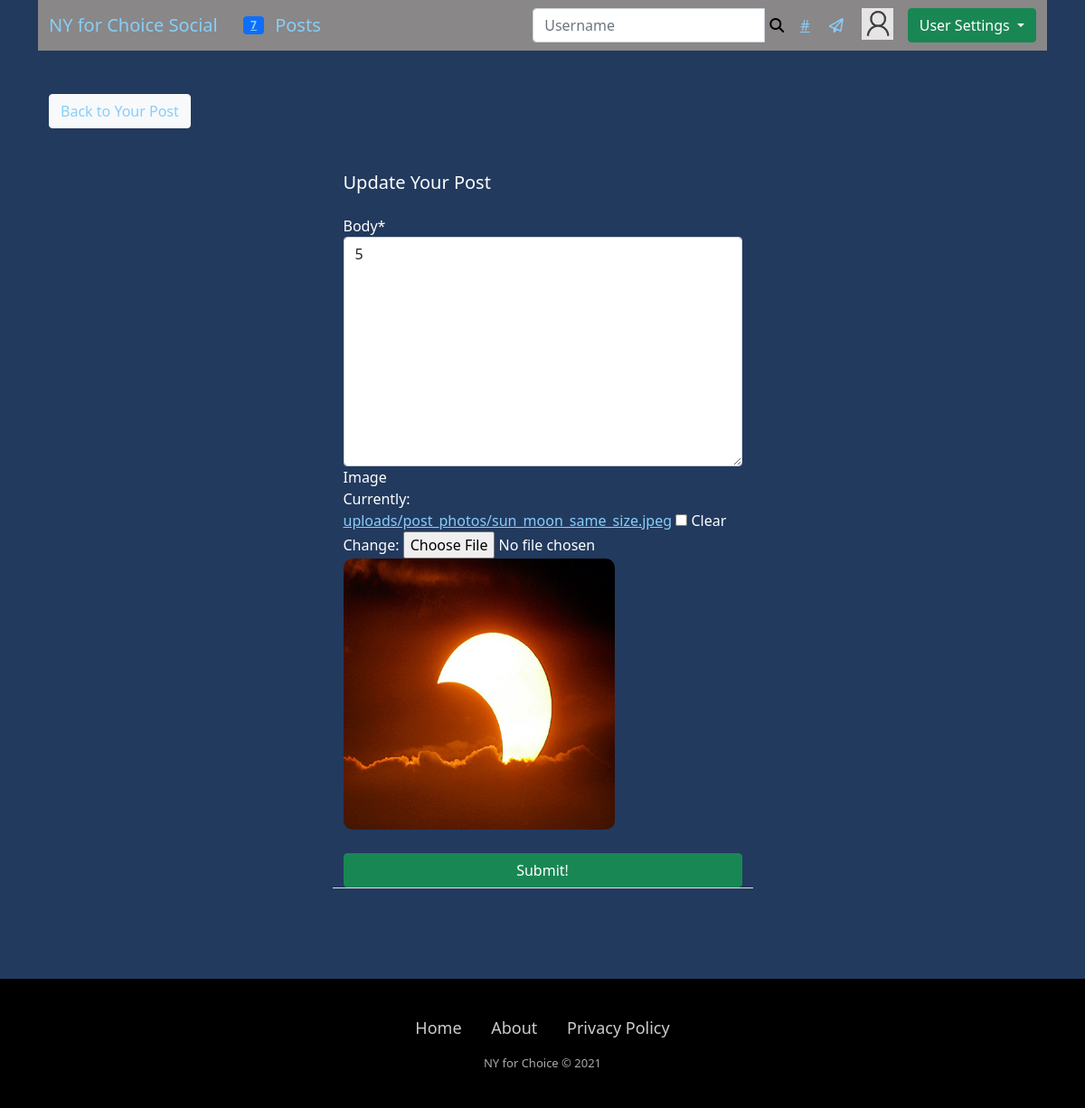
Screenshot of /social/post/edit/4/ (signed in) with the database file from the repository.
### members/models.py (models this page shows, shortened)
class User(AbstractBaseUser, PermissionsMixin):
  email = models.EmailField(verbose_name="email", max_length=60, unique=True)
  username = models.CharField(max_length=45, unique=True)
  first_name = models.CharField(max_length=60, blank=True)
  last_name = models.CharField(max_length=60, blank=True)
  state = models.ForeignKey(State, on_delete=models.SET_NULL, null=True)
  city = models.ForeignKey(City, on_delete=models.SET_NULL, null=True)
  date_joined = models.DateTimeField(verbose_name='date_joined', default=timezone.now)
  last_login = models.DateTimeField(verbose_name='last_login', default=timezone.now)
  is_staff = models.BooleanField(default=False)
  is_active = models.BooleanField(default=True)
  is_admin = models.BooleanField(default=False)
  is_superuser = models.BooleanField(default=False)
  objects = MyAccountManager()
  USERNAME_FIELD = 'username'
  REQUIRED_FIELDS = ['email']

class UserProfile(models.Model):
  user = models.OneToOneField(User, primary_key=True, verbose_name='user', related_name='profile', on_delete=models.CASCADE)
  first_name = models.CharField(max_length=30, blank=True, null=True)
  last_name = models.CharField(max_length=30, blank=True, null=True)
  bio = models.TextField(max_length=500, blank=True, null=True)
  birth_date=models.DateField(null=True, blank=True)
  location = models.CharField(max_length=100, blank=True, null=True)
  picture = models.ImageField(upload_to='images/profile_pictures', default='images/profile_pictures/default_pic.jpg', blank=False)
  followers = models.ManyToManyField(User, blank=True, related_name='followers')
  followings = models.ManyToManyField(User, blank=True, related_name='followings')
  website_url = models.CharField(max_length=255, null=True, blank=True)
  facebook_url = models.CharField(max_length=255, null=True, blank=True)
  twitter_url = models.CharField(max_length=255, null=True, blank=True)
  instagram_url = models.CharField(max_length=255, null=True, blank=True)
  pinterest_url = models.CharField(max_length=255, null=True, blank=True)

### social/models.py (models this page shows, shortened)
class Post(models.Model):
    body = models.TextField()
    image = models.ImageField(upload_to='uploads/post_photos', blank=True, null=True)
    video = models.FileField(upload_to="uploads/post_videos", validators=[file_size], blank=True, null=True)
    created_on = models.DateTimeField(default=timezone.now)
    author = models.ForeignKey(User, on_delete=models.CASCADE)
    shared_user = models.ForeignKey(User, on_delete=models.CASCADE, null=True, blank=True, related_name='+')
    shared_body = models.TextField(blank=True, null=True)
    shared_on = models.DateTimeField(blank=True, null=True)
    likes = models.ManyToManyField(User, blank=True, related_name='likess')
    dislikes = models.ManyToManyField(User, blank=True, related_name='dislikess')
    tags = models.ManyToManyField('Tag', blank=True)
    class Meta:
        ordering = ['-created_on']

### social/views.py (the view, shortened to what this page needs)
# urls.py: path('post/edit/<int:pk>/', PostEditView.as_view(), name='post-edit'),
class PostEditView(LoginRequiredMixin, UserPassesTestMixin, UpdateView):
    model = Post
    fields = ['body', 'image']
    template_name = 'social/post_edit.html'
    def test_func(self):
        post = self.get_object()
        if self.request.user == post.author:
            return self.request.user == post.author
        elif self.request.user == post.shared_user:
            return self.request.user == post.shared_user

### operationfreedom/templatetags/custom_tags.py (called while the page is built)
@register.inclusion_tag('social/show_notifications.html', takes_context=True)
def show_notifications(context):
	request_user = context['request'].user
	notifications = Notification.objects.filter(to_user=request_user).exclude(user_has_seen=True).order_by('-date')
	return {'notifications': notifications}

### social/templates/social/post_edit.html (shortened to what this page needs)
{% extends 'base.html' %}
{% load crispy_forms_tags %}
{% block content %}
<div class="container">
    <div class="row mt-5">
        <div class="col-md-3 col-sm-6">
            <a href="{% url 'post-detail' object.pk %}" class="btn btn-light">Back to Your Post</a>
        </div>
    </div>
    <div class="row justify-content-center mt-5">
        <div class="col-md-5 col-sm-12">
            <h5>Update Your Post</h5>
        </div>
    </div>
    <div class="row justify-content-center mt-3 mb-5">
        <div class="col-md-5 col-sm-12 border-bottom">
            <form method="POST" enctype="multipart/form-data">
                {{ form | crispy }}
                <div class="position-relative">
                    {% if post.image %}
                      <img src="{{ post.image.url }}" class="post-image" />
                    {% endif %}
                </div>
                <div class="d-grid gap-2">
                    <button class="btn btn-success mt-3">Submit!</button>
                </div>
            </form>
        </div>
    </div>
</div>
{% endblock content %}

### operationfreedom/templates/navbar.html (shortened to what this page needs)
{% load custom_tags %}
<nav class="navbar navbar-expand-lg navbar-light" style="background-color: #898787;">
   <div class="container-fluid">
    <a class="navbar-brand" href="{% url 'home' %}">NY for Choice Social</a> &nbsp;&nbsp;&nbsp;
    {% if user.is_authenticated %}
      <a href="{% url 'notifications' %}" class="badge bg-primary notification-badge">{% show_notifications %}</a>
    {% endif %}
    <a class="navbar-brand" href="{% url 'post-list' %}">Posts</a> &nbsp;&nbsp;&nbsp;
    <div class="collapse navbar-collapse" id="navbarTogglerDemo03">
      {% if user.is_authenticated %}
        <form class="d-flex" method="GET" action="{% url 'profile-search' %}">
          <div class="input-group">
            <input type="text" class="form-control" placeholder="Username" aria-label="Username" aria-describedby="basic-addon1" name="query" value="{{ request.GET.query }}">
            <button class="remove-default-btn" type="submit"><i class="fas fa-search"></i></button>
          </div>
        </form>
        <div class="nav-item inbox-icon-container">
          <a class="inbox-icon" href="{% url 'explore' %}">#</a>
          <a href="{% url 'inbox' %}" class="inbox-icon"><i class="far fa-paper-plane"></i></a>
        </div>
        <div class="nav-item mr-lg-3">
        <div class="dropdown">
          <a href="{% url 'show_profile_page' request.user.profile.pk %}"><img class="round-circle post-img" height="35" width="35" src="{{ request.user.profile.picture.url }}" /></a>
          <button class="btn btn-success dropdown-toggle" type="button" id="dropdownMenuButton1" data-bs-toggle="dropdown" aria-expanded="false">
            User Settings
          </button>
        </div>
      {% else %}
        <h5>Please <a href="{% url 'login' %}">login</a> or <a href="{% url 'register' %}">register</a> to interact with other users</h5>
      {% endif %}
    </div>
  </div>
</nav>

### static/operationfreedom/css/style.css (style rules this page uses)
* *::after, *::before { margin: 0; padding: 0; box-sizing: border-box; list-style: none; text-decoration: none; color: none; }
body { background-color: #223a5e; }
.container { min-height: 850px; color: white; }
.inbox-icon { margin-left: 12px; margin-right: 12px; }
.container a:not(.jumpinglink) { color: #87CEFA; }
.remove-default-btn { background-color: transparent; border: none; box-shadow: none; }
.post-img { float: left; margin-right: 1rem; }
.post-image { max-width: 300px; height: 300px; border-radius: 10px; margin-bottom: 10px; }
.notification-badge { transition: 0.3s; }
.dropdown { position: relative; display: inline-block; }
.inbox-icon-container { margin-right: 15px; }
.inbox-icon { color: #333; transition: 0.5s; }
.inbox-icon { margin-right: 5px; }

### rows the page displays
User: user.profile.picture (placeholder picture)
Post: body "5", image (picture)

### other values shown
{{ notifications.count }} "7"
